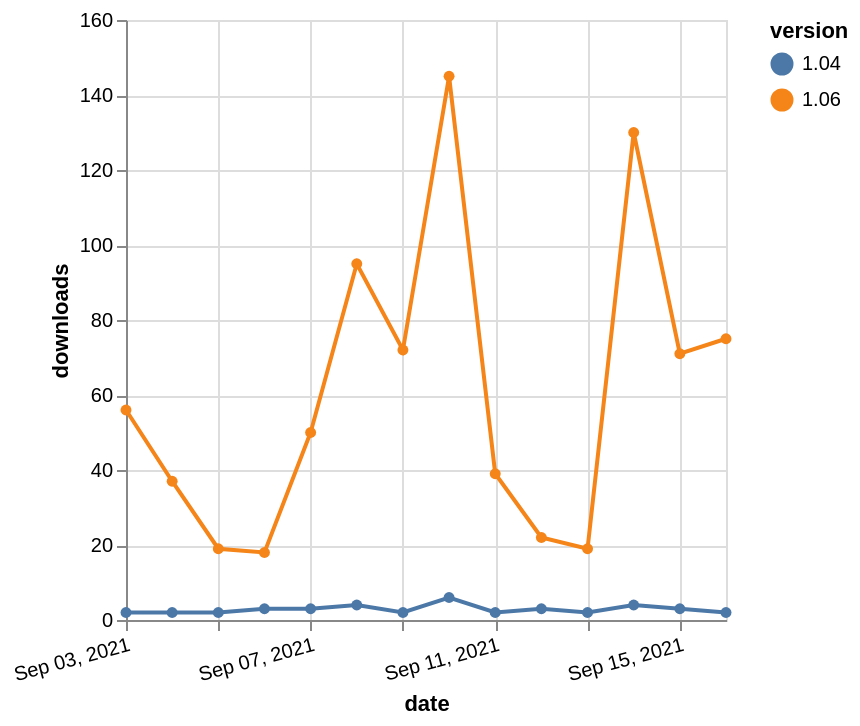

Vega-Lite specification for this chart:
### Vega-Lite specification from a JSON file in a GitHub repository (floating-point values rounded to 4 significant figures)
{"$schema": "https://vega.github.io/schema/vega-lite/v5.json", "description": "A simple bar chart with embedded data.", "data": {"values": [{"date": "2021-09-03", "total": 60470, "delta": 56, "version": "1.06"}, {"date": "2021-09-04", "total": 60507, "delta": 37, "version": "1.06"}, {"date": "2021-09-05", "total": 60526, "delta": 19, "version": "1.06"}, {"date": "2021-09-06", "total": 60544, "delta": 18, "version": "1.06"}, {"date": "2021-09-07", "total": 60594, "delta": 50, "version": "1.06"}, {"date": "2021-09-08", "total": 60689, "delta": 95, "version": "1.06"}, {"date": "2021-09-09", "total": 60761, "delta": 72, "version": "1.06"}, {"date": "2021-09-10", "total": 60906, "delta": 145, "version": "1.06"}, {"date": "2021-09-11", "total": 60945, "delta": 39, "version": "1.06"}, {"date": "2021-09-12", "total": 60967, "delta": 22, "version": "1.06"}, {"date": "2021-09-13", "total": 60986, "delta": 19, "version": "1.06"}, {"date": "2021-09-14", "total": 61116, "delta": 130, "version": "1.06"}, {"date": "2021-09-15", "total": 61187, "delta": 71, "version": "1.06"}, {"date": "2021-09-16", "total": 61262, "delta": 75, "version": "1.06"}, {"date": "2021-09-03", "total": 20557, "delta": 2, "version": "1.04"}, {"date": "2021-09-04", "total": 20559, "delta": 2, "version": "1.04"}, {"date": "2021-09-05", "total": 20561, "delta": 2, "version": "1.04"}, {"date": "2021-09-06", "total": 20564, "delta": 3, "version": "1.04"}, {"date": "2021-09-07", "total": 20567, "delta": 3, "version": "1.04"}, {"date": "2021-09-08", "total": 20571, "delta": 4, "version": "1.04"}, {"date": "2021-09-09", "total": 20573, "delta": 2, "version": "1.04"}, {"date": "2021-09-10", "total": 20579, "delta": 6, "version": "1.04"}, {"date": "2021-09-11", "total": 20581, "delta": 2, "version": "1.04"}, {"date": "2021-09-12", "total": 20584, "delta": 3, "version": "1.04"}, {"date": "2021-09-13", "total": 20586, "delta": 2, "version": "1.04"}, {"date": "2021-09-14", "total": 20590, "delta": 4, "version": "1.04"}, {"date": "2021-09-15", "total": 20593, "delta": 3, "version": "1.04"}, {"date": "2021-09-16", "total": 20595, "delta": 2, "version": "1.04"}]}, "width": "container", "mark": {"type": "line", "point": {"filled": true}}, "encoding": {"x": {"field": "date", "type": "temporal", "timeUnit": "yearmonthdate", "title": "date", "axis": {"labelAngle": -15}}, "y": {"field": "delta", "type": "quantitative", "title": "downloads"}, "color": {"field": "version", "type": "nominal"}, "tooltip": {"field": "delta"}}}
